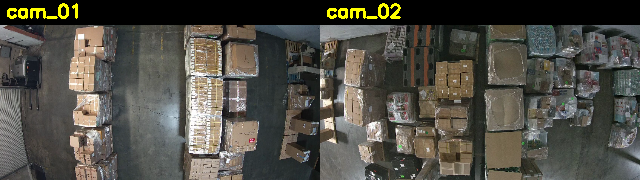
#> input picture artifacts/contact_sheet.png, 640 x 180 px, given in place of 01.mp4, which was not available
$ python edge_match.py   (older library calls are emulated)
#> lines starting #> are read from the running program, lines starting #| are printed output that depends on the picture; after the words box and inside, x2 and y2 are one past the last pixel; in counts of white or black regions, pixels touching at a corner belong together; pictures that were not available may be replaced by others from this repository, and a replacement may not be noted
"""Fresh stitch pipeline — Step 1: edge-region SIFT across grid neighbours.

The cameras are laid out (user-specified, 'OF' = office, spans 2 cells):
    01 02 03 04
    06 07 08 09
    11 12 13 14
    16 OF OF 19

We KNOW adjacency from this grid, so we don't discover neighbours — we test the
ones that should touch. For each adjacent pair we run SIFT *only on the touching
edge strips* (right strip of the left image vs left strip of the right image; or
bottom strip of the upper image vs top strip of the lower image), match, and
count RANSAC-consistent inliers. That tells us which seams actually share floor
(and can be stitched) vs. which are butt-joined with no overlap.

Run:  ./venv/bin/python stitch/edge_match.py
"""
from __future__ import annotations

import json
from itertools import product
from pathlib import Path

import cv2
import numpy as np

ROOT = Path(__file__).resolve().parent.parent
VID = ROOT / "videos"
OUT = ROOT / "stitch" / "out"
STILLS = OUT / "stills"
MATCHES = OUT / "matches"
for d in (STILLS, MATCHES):
    d.mkdir(parents=True, exist_ok=True)

GRID = [["01", "02", "03", "04"],
        ["06", "07", "08", "09"],
        ["11", "12", "13", "14"],
        ["16", "OF", "OF", "19"]]

EDGE_FRAC = 0.40        # fraction of the frame used as the touching edge strip
RATIO = 0.80
RANSAC_PX = 4.0
MIN_INLIERS = 18        # >= this => the seam genuinely overlaps


# --------------------------------------------------------------------------- #
def neighbour_pairs(grid):
    """4-connected adjacency between real cameras; tag H (left|right) or V (top/bottom)."""
    R, C = len(grid), max(len(r) for r in grid)
    def cam(r, c):
        if r < 0 or c < 0 or r >= R or c >= len(grid[r]):
            return None
        v = grid[r][c]
        return None if v in ("OF", None) else v
    pairs = []
    for r, c in product(range(R), range(C)):
        a = cam(r, c)
        if a is None:
            continue
        right, down = cam(r, c + 1), cam(r + 1, c)
        if right:
            pairs.append((a, right, "H"))     # a is left, right is right
        if down:
            pairs.append((a, down, "V"))       # a is top, down is bottom
    return pairs


def sharpest_still(video_path, n=14):
#> called with n = 14
    cap = cv2.VideoCapture(str(video_path))
    total = int(cap.get(cv2.CAP_PROP_FRAME_COUNT))
    if total <= 0:
        cap.release()
        return None
    best, best_score = None, -1.0
    for i in np.linspace(0, total - 1, n).astype(int):
        cap.set(cv2.CAP_PROP_POS_FRAMES, int(i))
        ok, fr = cap.read()
        if not ok:
            continue
        s = cv2.Laplacian(cv2.cvtColor(fr, cv2.COLOR_BGR2GRAY), cv2.CV_64F).var()
        if s > best_score:
            best_score, best = s, fr
#> this loop made 14 passes
#> best_score on pass 1: 4042.8
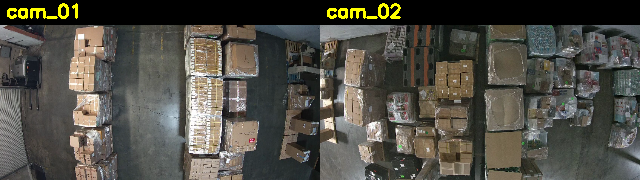
#> input picture artifacts/contact_sheet.png, 640 x 180 px, given in place of 01.mp4, which was not available
#> best is the input picture: shape (180, 640, 3); mean B, G, R 71.1, 78.9, 81
#> after the loop, best_score = 4042.8
    cap.release()
    return best


def load_stills(grid):
    stills = {}
    for row in grid:
        for cell in row:
            if cell in ("OF", None):
                continue
            p = STILLS / f"{cell}.png"
            if p.exists():
                stills[cell] = cv2.imread(str(p))
            else:
                fr = sharpest_still(VID / f"{cell}.mp4")
                if fr is not None:
                    cv2.imwrite(str(p), fr)
                    stills[cell] = fr
    return stills


_SIFT = cv2.SIFT_create(nfeatures=0, nOctaveLayers=5, contrastThreshold=0.006,
                        edgeThreshold=16, sigma=1.6)
_CLAHE = cv2.createCLAHE(clipLimit=3.0, tileGridSize=(8, 8))


def strip_mask(shape_hw, side, frac=EDGE_FRAC):
    h, w = shape_hw
    m = np.zeros((h, w), np.uint8)
    if side == "R":
        m[:, int(w * (1 - frac)):] = 255
    elif side == "L":
        m[:, :int(w * frac)] = 255
    elif side == "B":
        m[int(h * (1 - frac)):, :] = 255
    elif side == "T":
        m[:int(h * frac), :] = 255
    rect = {"R": (int(w * (1 - frac)), 0, w, h), "L": (0, 0, int(w * frac), h),
            "B": (0, int(h * (1 - frac)), w, h), "T": (0, 0, w, int(h * frac))}[side]
    return m, rect


def detect_edge(img, side):
    gray = _CLAHE.apply(cv2.cvtColor(img, cv2.COLOR_BGR2GRAY))
    mask, rect = strip_mask(gray.shape, side)
    kp, des = _SIFT.detectAndCompute(gray, mask)
    return kp, des, rect


def find_h(pa, pb):
    try:
        return cv2.findHomography(pa, pb, cv2.USAC_MAGSAC, RANSAC_PX)
    except Exception:
        return cv2.findHomography(pa, pb, cv2.RANSAC, RANSAC_PX)


def match_pair(kpa, desa, kpb, desb):
    if desa is None or desb is None or len(kpa) < 4 or len(kpb) < 4:
        return 0, 0, None, None
    knn = cv2.BFMatcher(cv2.NORM_L2).knnMatch(desa, desb, k=2)
    good = [m for m, n in (p for p in knn if len(p) == 2) if m.distance < RATIO * n.distance]
    if len(good) < 4:
        return len(good), 0, good, None
    pa = np.float32([kpa[m.queryIdx].pt for m in good]).reshape(-1, 1, 2)
    pb = np.float32([kpb[m.trainIdx].pt for m in good]).reshape(-1, 1, 2)
    H, mask = find_h(pa, pb)
    if H is None or mask is None:
        return len(good), 0, good, None
    return len(good), int(mask.sum()), good, mask


def draw(imgA, kpA, rectA, imgB, kpB, rectB, good, mask, path):
    a, b = imgA.copy(), imgB.copy()
    cv2.rectangle(a, rectA[:2], rectA[2:], (0, 255, 255), 2)
    cv2.rectangle(b, rectB[:2], rectB[2:], (0, 255, 255), 2)
    sel = [g for g, k in zip(good, (mask.ravel() if mask is not None else np.ones(len(good))))
           if k] if good else []
    vis = cv2.drawMatches(a, kpA, b, kpB, sel, None, matchColor=(0, 255, 0),
                          flags=cv2.DrawMatchesFlags_NOT_DRAW_SINGLE_POINTS)
    cv2.imwrite(str(path), vis)


def main():
    stills = load_stills(GRID)
    pairs = neighbour_pairs(GRID)
    print(f"\nLoaded {len(stills)} stills; testing {len(pairs)} grid-neighbour seams "
          f"(edge strip = {int(EDGE_FRAC*100)}% of frame, neighbour threshold = {MIN_INLIERS} inliers)\n")
    print(f"  {'seam':12} {'dir':3} {'good':>5} {'inliers':>8} {'consistent':>11}   verdict")
    print("  " + "-" * 60)

    results = []
    n_overlap = 0
    for a, b, kind in pairs:
        if a not in stills or b not in stills:
            continue
        sa, sb = ("R", "L") if kind == "H" else ("B", "T")
        kpa, desa, rectA = detect_edge(stills[a], sa)
        kpb, desb, rectB = detect_edge(stills[b], sb)
        n_good, inl, good, mask = match_pair(kpa, desa, kpb, desb)
        cons = inl / n_good if n_good else 0.0
        overlap = inl >= MIN_INLIERS
        n_overlap += overlap
        verdict = "OVERLAP" if overlap else ("weak" if inl >= 6 else "no overlap")
        print(f"  {a+'-'+b:12} {kind:3} {n_good:5d} {inl:8d} {cons:10.0%}   {verdict}")
        draw(stills[a], kpa, rectA, stills[b], kpb, rectB, good, mask,
             MATCHES / f"{a}-{b}_{kind}.jpg")
        results.append({"a": a, "b": b, "dir": kind, "good": n_good,
                        "inliers": inl, "consistency": round(cons, 3), "overlap": overlap})
#> this loop made 19 passes
#> pass 1, in detect_edge, `gray = _CLAHE.apply(cv2.cvtColor(img, cv2.COLOR_BGR2GRAY))`:
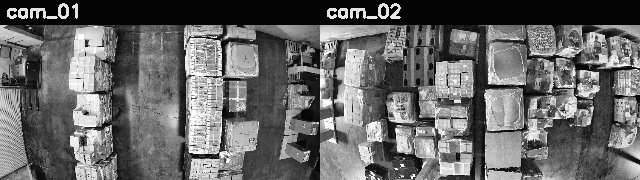
#> gray: shape (180, 640); min 1, max 255, mean 103.4
#> pass 1, in detect_edge, `mask, rect = strip_mask(gray.shape, side)`:
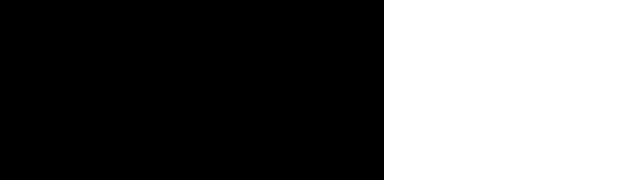
#> mask: shape (180, 640); 40% white; 1 white region, box (x1, y1, x2, y2) and area: (384, 0, 640, 180) 46080
#> pass 1, in detect_edge (call 2), `mask, rect = strip_mask(gray.shape, side)`:
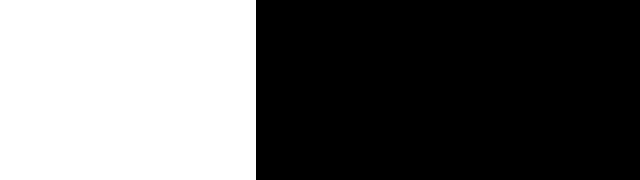
#> mask: shape (180, 640); 40% white; 1 white region, box (x1, y1, x2, y2) and area: (0, 0, 256, 180) 46080
#> pass 1, in draw, `vis = cv2.drawMatches(a, kpA, b, kpB, sel, None, matchColor=(0, 255, 0..`:
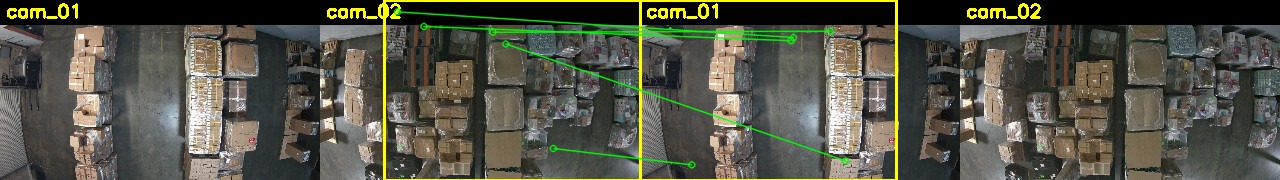
#> vis: shape (180, 1280, 3); mean B, G, R 69.7, 83.5, 83

    (OUT / "edge_match.json").write_text(json.dumps(results, indent=2))
    print(f"\n  {n_overlap}/{len(results)} seams genuinely overlap (>= {MIN_INLIERS} inliers).")
    print(f"  details -> stitch/out/edge_match.json ; visualisations -> stitch/out/matches/")
    return results


if __name__ == "__main__":
    main()
